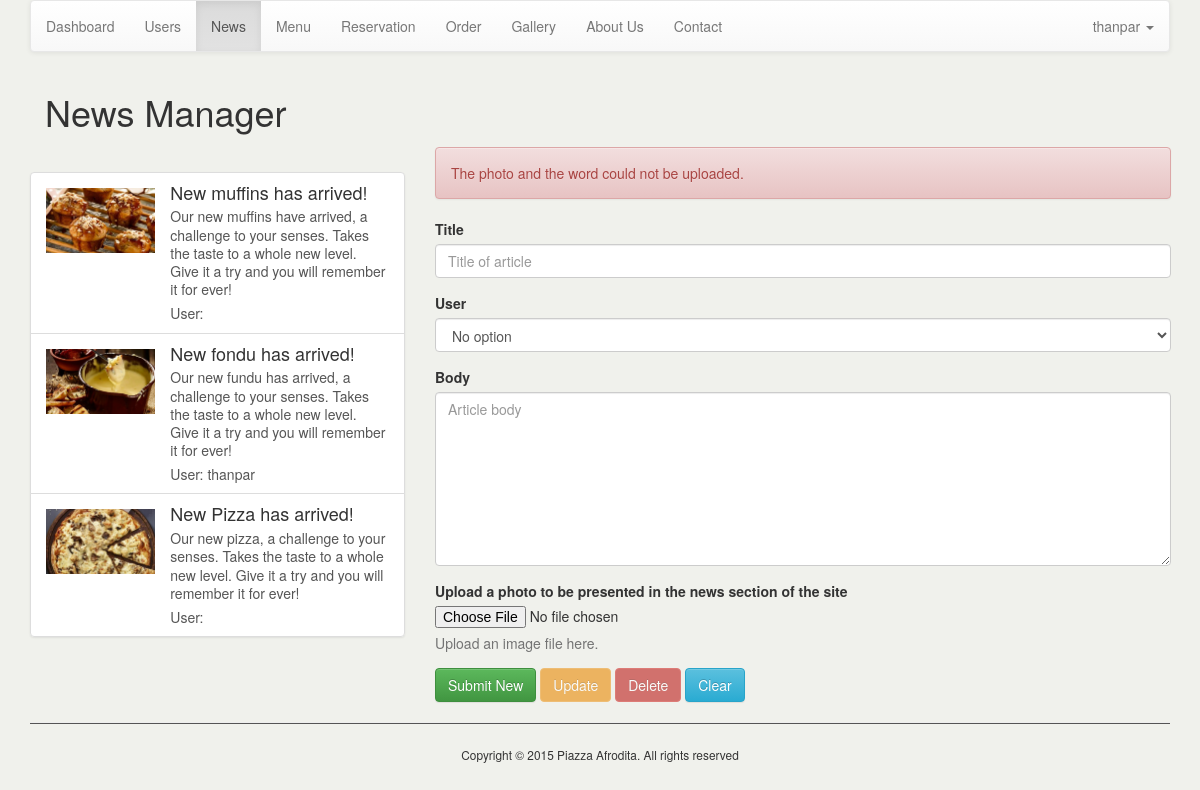
Page /admin/index.php?page=news&error=0 (signed in) on the committed database.
### tables this page shows
CREATE TABLE IF NOT EXISTS `news` (
`id` int(11) NOT NULL,
  `title` varchar(200) NOT NULL,
  `body` longtext NOT NULL,
  `user_id` int(11) NOT NULL,
  `image` varchar(200) NOT NULL
);

CREATE TABLE IF NOT EXISTS `users` (
`id` int(11) NOT NULL,
  `username` varchar(200) NOT NULL,
  `firstName` varchar(200) NOT NULL,
  `lastName` varchar(200) NOT NULL,
  `password` varchar(200) NOT NULL,
  `phone` varchar(50) NOT NULL,
  `address` varchar(200) NOT NULL,
  `privilege` int(10) NOT NULL,
  `email` varchar(200) NOT NULL
);

### admin/index.php (called while the page is built)
<?php include('template/header.php'); ?>
<?php include('views/'.$page.'.php'); ?>
<?php include('template/footer.php'); ?>

### admin/functions/data.php (called while the page is built, shortened)
<?php
    function get_news_data($dbc){
        $query ="SELECT * FROM news ORDER BY id DESC";
        $result = mysqli_query($dbc,$query);
        return $result;
    }
    function get_single_user_data($dbc,$id){
        $q="SELECT * FROM users WHERE id= $id";
        $r=mysqli_query($dbc,$q);
        $row=mysqli_fetch_assoc($r);
        return $row;
    }
?>

### admin/views/news.php (the view, shortened to what this page needs)
<?php
   $result = get_news_data($dbc);
?>
<div class="container">
    <h1 id="subpage-title">News Manager</h1>
    <div class="row">
        <div id="menu-col-list-group" class="col-md-4 col-sm-4">
            <div id ="menu-list-group" class="list-group">
                <?php
                    while($row = mysqli_fetch_assoc($result)){ ?>
                        <a id="news-row-id-<?php echo $row['id']; ?>" href ="?page=news&id=<?php echo $row['id']; ?>" class="list-group-item <?php if($_GET['id']==$row['id']) echo 'active'; ?>">
                            <div class="row">
                                <div class="col-md-4 col-sm-4 menu-right-side-group-list">
                                    <img class="menu-image" src="../images/<?php echo $row['image']; ?>" alt="news-image">
                                </div>
                                <div class="col-md-8 col-sm-8">
                                    <h4 id="menu-col-title-id-<?php echo $row['id']; ?>" class ="list-group-item-heading"><?php echo $row['title']; ?></h4>
                                    <p id="menu-col-body-id-<?php echo $row['id']; ?>" class="list-group-item-text"><?php echo substr($row['body'],0,150); ?></p>
                                    <p id="menu-col-user-id-<?php echo $row['id']; ?>" class="list-group-item-text menu-category-text">User:
                                    <?php
                                        $currentUser = get_single_user_data($dbc,$row['user_id']);
                                        echo $currentUser['username'];
                                    ?>
                                    </p>
                                </div>
                            </div>
                        </a>
                <?php } ?>
            </div>
        </div>
            <div id="menu-right-col" class="col-md-8 col-sm-8">
                <?php if(isset($_GET['error']) && $_GET['error']==0){?>
                    <div class="alert alert-danger" role="alert"> <p>The photo and the word could not be uploaded.</p></div>
                <?php } else if(isset($_GET['error']) && $_GET['error']==1){?>
                    <div class="alert alert-success" role="alert"> <p>The photo and the word were succesfully uploaded.</p></div>
                <?php } ?>
                <form action="newsupload.php" method="post" role="form"  enctype="multipart/form-data">
                      <div class="form-group">
                            <label for="title">Title</label>
                            <input type="text" class="form-control" id="title" name="title" value = "<?php echo $newsRow['title']?>" placeholder ="Title of article">
                      </div>
                      <div class="form-group">
                            <label for="user">User</label>
                            <select class="form-control" id="user" name="user">
                                 <option id="first-option" value="0"><?php if(isset($_GET['id'])) { $userName = get_single_user_data($dbc,$newsRow['user_id']); echo $userName['username'];} else {echo 'No option';} ; ?></option>
                            </select>
                      </div>
                      <div class="form-group">
                            <label for="body">Body</label>
                            <textarea id="body" class ="form-control" rows="8" name="body" placeholder="Article body"><?php echo $newsRow['body']?></textarea>
                      </div>
                      <div class="form-group">
                            <label for="inputFile">Upload a photo to be presented in the news section of the site</label>
                            <input type="file" name="inputFile" id="inputFile" accept="image/*">
                            <p class="help-block">Upload an image file here.</p>
                      </div>
                <button type="submit" name ="action" value="submit" class="btn btn-success">Submit New</button>
                <button id="news-update-button-<?php echo $newsRow['id']; ?>" type="button" name ="action" value="update" class="news-update-button btn btn-warning" <?php if(!isset($_GET['id'])|| $_GET['id']=='' || $_SESSION['userPrivilege']!=1) echo 'disabled'; ?>>Update</button>
                <button  id="delete-btn-id-<?php echo $newsRow['id']; ?>" type="button" name ="action" value="delete" class="news-delete-button btn btn-danger" <?php if(!isset($_GET['id'])|| $_GET['id']=='' || $_SESSION['userPrivilege']!=1) echo 'disabled'; ?>>Delete</button>
                <a href="?page=news" class="btn btn-info" role="button">Clear</a>
                </form>
            </div>
    </div>
</div>

### admin/config/css.php (style rules this page uses)
img { object-fit: cover; }
body { background-color: #F0F1EC; }
.list-group { padding-left: 15px; }
#menu-list-group { padding: 0; }
#menu-col-list-group { padding-left: 0; }
#menu-right-col { padding-right: 29px; margin-top: -25px; }
#subpage-title { margin-bottom: 40px; }
.menu-image { width: 100%; height: 65px; margin-top: 5px; }
.menu-category-text { margin-top: 6px; }
.menu-right-side-group-list { padding-right: 0px; }
.list-group { padding-left:0; }

### rows in the picture
news: image (picture), title "New muffins has arrived!", body "Our new muffins have arrived, a challenge to your senses. Takes the taste to a whole new level. Give it a try and you will remember it for ever!"
news: image (picture), title "New fondu has arrived!", body "Our new fundu has arrived, a challenge to your senses. Takes the taste to a whole new level. Give it a try and you will remember it for ever!", user.username "thanpar"
news: image (picture), title "New Pizza has arrived!", body "Our new pizza, a challenge to your senses. Takes the taste to a whole new level. Give it a try and you will remember it for ever!"

### other values in the picture
$_SESSION['username'] "thanpar"
